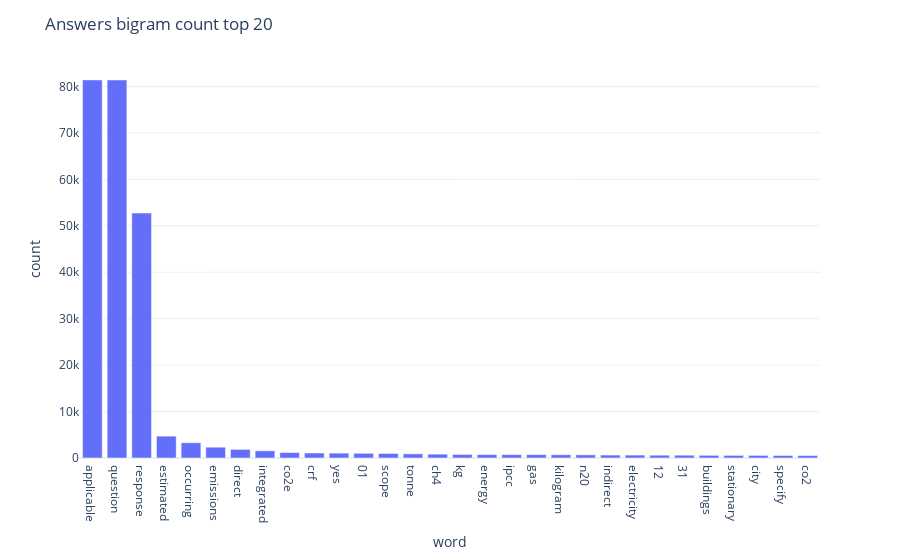
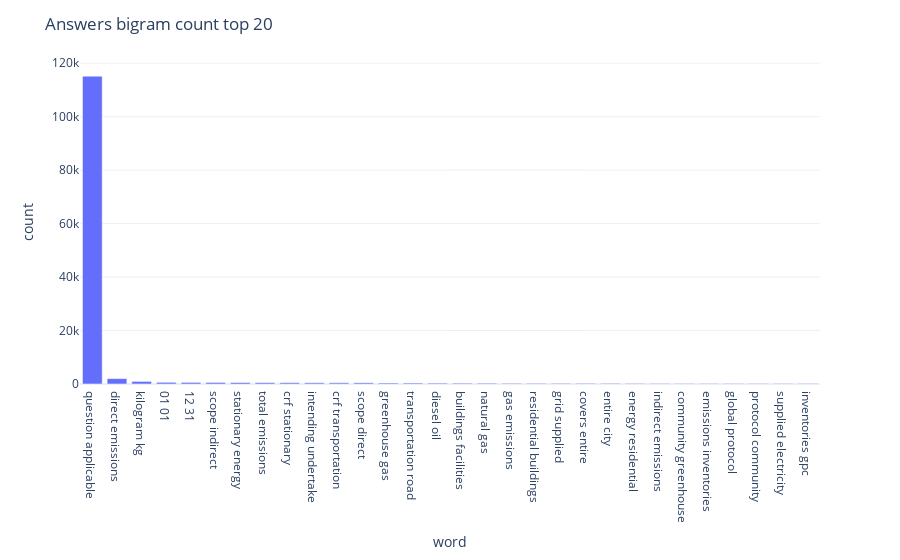
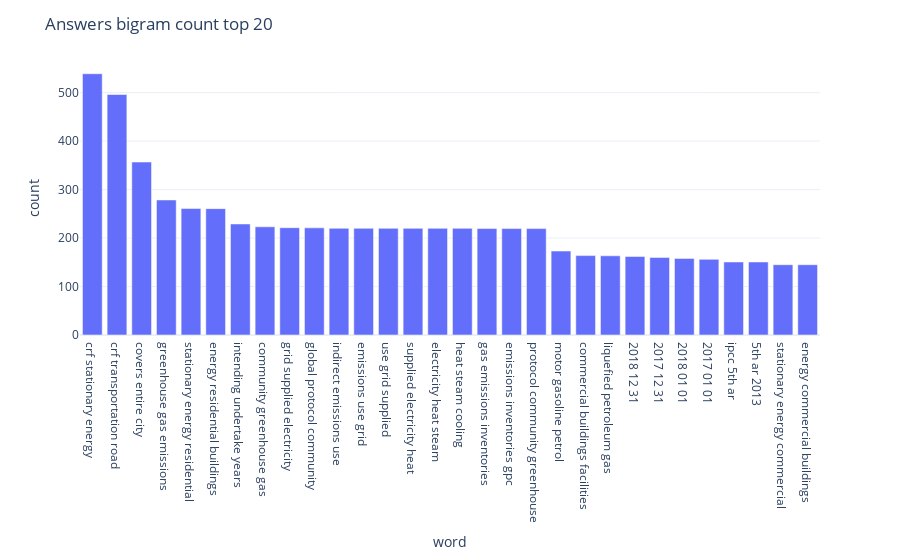
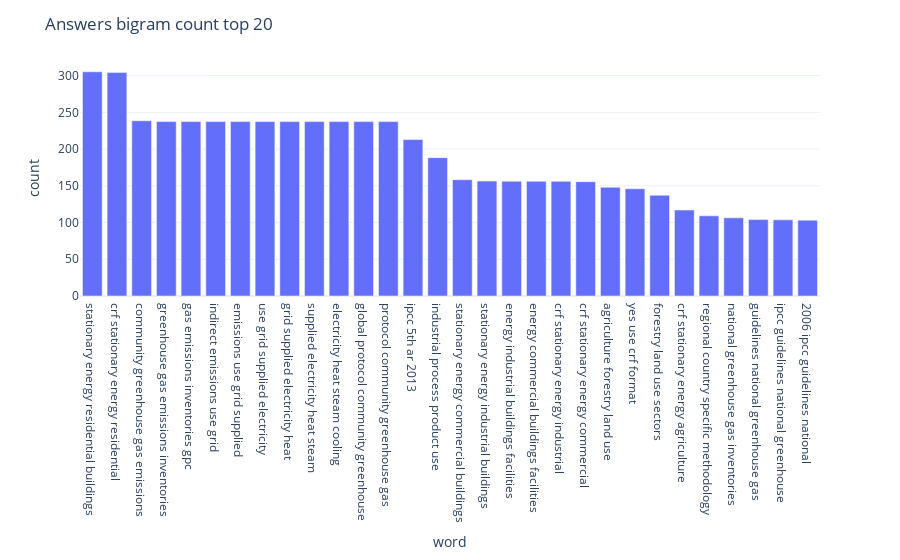

The notebook cell saved with these charts, in order:
### Code cell
cwe['Response Answer'] = cwe['Response Answer'].fillna('No Response')

for i in range(1,7):
    common_words = get_top_n_bigram(cwe['Response Answer'], 30, i)
    for word, freq in common_words:
        print(word, freq)
    df2 = pd.DataFrame(common_words, columns = ['word' , 'count'])
    fig = px.bar(df2, x='word', y='count')
    fig.update_layout(title_text='Answers bigram count top 20', template="plotly_white")
    fig.show()

### Figure 1 — Plotly figure (JSON) as saved in the notebook; plotly's stock layout.template omitted (floating-point values rounded to 4 significant figures)
{"data": [{"alignmentgroup": "True", "hovertemplate": "word=%{x}<br>count=%{y}<extra></extra>", "legendgroup": "", "marker": {"color": "#636efa"}, "name": "", "offsetgroup": "", "orientation": "v", "showlegend": false, "textposition": "auto", "type": "bar", "x": ["applicable", "question", "response", "estimated", "occurring", "emissions", "direct", "integrated", "co2e", "crf", "yes", "01", "scope", "tonne", "ch4", "kg", "energy", "ipcc", "gas", "kilogram", "n20", "indirect", "electricity", "12", "31", "buildings", "stationary", "city", "specify", "co2"], "xaxis": "x", "y": [81420.0, 81410.0, 52750.0, 4704.0, 3294.0, 2327.0, 1855.0, 1552.0, 1172.0, 1076.0, 1048.0, 1012.0, 978.5, 891.7, 828.1, 759.9, 736.4, 731.6, 726.2, 706.3, 682.7, 632.2, 627.0, 606.1, 604.9, 572.7, 562.3, 562.2, 545.3, 530.4], "yaxis": "y"}], "layout": {"barmode": "relative", "legend": {"tracegroupgap": 0}, "margin": {"t": 60}, "title": {"text": "Answers bigram count top 20"}, "xaxis": {"anchor": "y", "domain": [0, 1], "title": {"text": "word"}}, "yaxis": {"anchor": "x", "domain": [0, 1], "title": {"text": "count"}}}}

### Figure 2 — Plotly figure (JSON) as saved in the notebook; plotly's stock layout.template omitted (floating-point values rounded to 4 significant figures)
{"data": [{"alignmentgroup": "True", "hovertemplate": "word=%{x}<br>count=%{y}<extra></extra>", "legendgroup": "", "marker": {"color": "#636efa"}, "name": "", "offsetgroup": "", "orientation": "v", "showlegend": false, "textposition": "auto", "type": "bar", "x": ["question applicable", "direct emissions", "kilogram kg", "01 01", "12 31", "scope indirect", "stationary energy", "total emissions", "crf stationary", "intending undertake", "crf transportation", "scope direct", "greenhouse gas", "transportation road", "diesel oil", "buildings facilities", "natural gas", "gas emissions", "residential buildings", "grid supplied", "covers entire", "entire city", "energy residential", "indirect emissions", "community greenhouse", "emissions inventories", "global protocol", "protocol community", "supplied electricity", "inventories gpc"], "xaxis": "x", "y": [115124, 2016.0, 969, 633.7, 609.1, 589.0, 545.1, 511.7, 495.8, 469.1, 465.6, 461.6, 364.9, 363.7, 334.3, 312.2, 299.9, 266.8, 260.4, 256.8, 253.8, 252.8, 234.3, 216.1, 211.1, 209.6, 209.0, 208.9, 208.7, 208.3], "yaxis": "y"}], "layout": {"barmode": "relative", "legend": {"tracegroupgap": 0}, "margin": {"t": 60}, "title": {"text": "Answers bigram count top 20"}, "xaxis": {"anchor": "y", "domain": [0, 1], "title": {"text": "word"}}, "yaxis": {"anchor": "x", "domain": [0, 1], "title": {"text": "count"}}}}

### Figure 3 — Plotly figure (JSON) as saved in the notebook; plotly's stock layout.template omitted (floating-point values rounded to 4 significant figures)
{"data": [{"alignmentgroup": "True", "hovertemplate": "word=%{x}<br>count=%{y}<extra></extra>", "legendgroup": "", "marker": {"color": "#636efa"}, "name": "", "offsetgroup": "", "orientation": "v", "showlegend": false, "textposition": "auto", "type": "bar", "x": ["crf stationary energy", "crf transportation road", "covers entire city", "greenhouse gas emissions", "stationary energy residential", "energy residential buildings", "intending undertake years", "community greenhouse gas", "grid supplied electricity", "global protocol community", "indirect emissions use", "emissions use grid", "use grid supplied", "supplied electricity heat", "electricity heat steam", "heat steam cooling", "gas emissions inventories", "emissions inventories gpc", "protocol community greenhouse", "motor gasoline petrol", "commercial buildings facilities", "liquefied petroleum gas", "2018 12 31", "2017 12 31", "2018 01 01", "2017 01 01", "ipcc 5th ar", "5th ar 2013", "stationary energy commercial", "energy commercial buildings"], "xaxis": "x", "y": [538.9, 496.1, 356.8, 278.5, 260.8, 260.6, 229, 223.2, 221.3, 221.0, 220.1, 220.0, 220.0, 220.0, 220.0, 220.0, 219.6, 219.5, 219.5, 173.1, 163.8, 163.4, 162, 160, 158, 156, 150.6, 150.6, 145.0, 145.0], "yaxis": "y"}], "layout": {"barmode": "relative", "legend": {"tracegroupgap": 0}, "margin": {"t": 60}, "title": {"text": "Answers bigram count top 20"}, "xaxis": {"anchor": "y", "domain": [0, 1], "title": {"text": "word"}}, "yaxis": {"anchor": "x", "domain": [0, 1], "title": {"text": "count"}}}}

### Figure 4 — Plotly figure (JSON) as saved in the notebook; plotly's stock layout.template omitted (floating-point values rounded to 4 significant figures)
{"data": [{"alignmentgroup": "True", "hovertemplate": "word=%{x}<br>count=%{y}<extra></extra>", "legendgroup": "", "marker": {"color": "#636efa"}, "name": "", "offsetgroup": "", "orientation": "v", "showlegend": false, "textposition": "auto", "type": "bar", "x": ["stationary energy residential buildings", "crf stationary energy residential", "community greenhouse gas emissions", "greenhouse gas emissions inventories", "gas emissions inventories gpc", "indirect emissions use grid", "emissions use grid supplied", "use grid supplied electricity", "grid supplied electricity heat", "supplied electricity heat steam", "electricity heat steam cooling", "global protocol community greenhouse", "protocol community greenhouse gas", "ipcc 5th ar 2013", "industrial process product use", "stationary energy commercial buildings", "stationary energy industrial buildings", "energy industrial buildings facilities", "energy commercial buildings facilities", "crf stationary energy industrial", "crf stationary energy commercial", "agriculture forestry land use", "yes use crf format", "forestry land use sectors", "crf stationary energy agriculture", "regional country specific methodology", "national greenhouse gas inventories", "guidelines national greenhouse gas", "ipcc guidelines national greenhouse", "2006 ipcc guidelines national"], "xaxis": "x", "y": [305.2, 304.4, 238.6, 237.5, 237.5, 237.5, 237.5, 237.4, 237.4, 237.4, 237.4, 237.4, 237.4, 213, 188.4, 158.3, 156.4, 156.3, 156.2, 156.1, 155.7, 148.0, 146, 137.2, 117, 109.1, 106.4, 104.0, 103.7, 103.3], "yaxis": "y"}], "layout": {"barmode": "relative", "legend": {"tracegroupgap": 0}, "margin": {"t": 60}, "title": {"text": "Answers bigram count top 20"}, "xaxis": {"anchor": "y", "domain": [0, 1], "title": {"text": "word"}}, "yaxis": {"anchor": "x", "domain": [0, 1], "title": {"text": "count"}}}}
